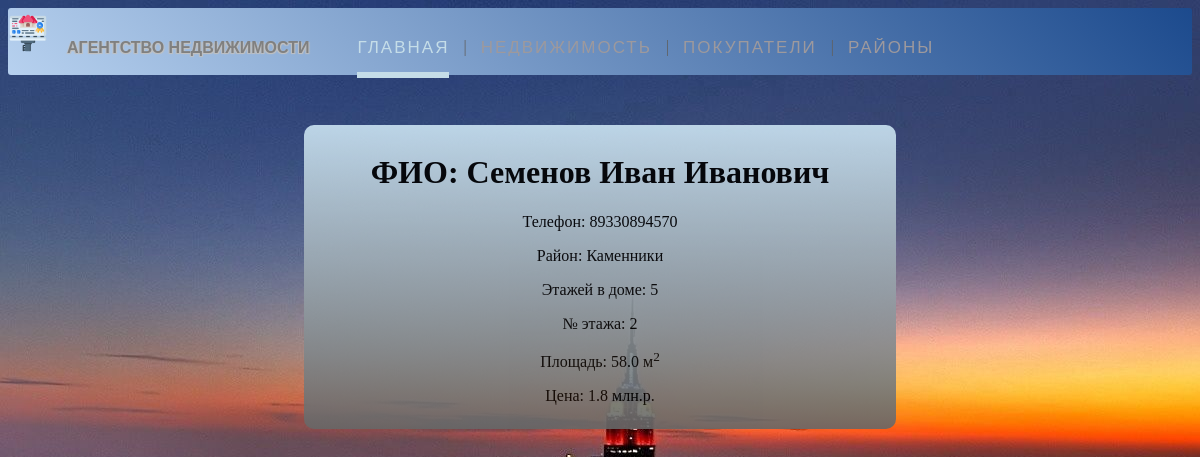
The app's page /sellers/4 with its own data.
### webApp/models.py (models this page shows, shortened)
class Sellers(models.Model):
    id = models.AutoField('id', primary_key=True)
    fio = models.CharField('ФИО', max_length=50)
    phone = models.CharField('Номер телефона', max_length=12)
    id_district = models.IntegerField('Район')
    number_floors = models.IntegerField('Количество этажей')
    number_sell_floor = models.IntegerField('номер этажа')
    area = models.FloatField('Площадь')
    price = models.FloatField('Цена')
    class Meta:
        verbose_name = 'Продавец'
        verbose_name_plural = 'Продавецы'

class Directory(models.Model):
    id = models.AutoField('id', primary_key=True)
    name_district = models.CharField('Район', max_length=60)
    class Meta:
        verbose_name = 'Район'
        verbose_name_plural = 'Районы'

### webApp/views.py (the view)
# urls.py: path('sellers/<int:pk>', views.sellersDetail, name='seller-detail'),
def sellersDetail(request, pk):
    sellers = Sellers.objects.get(id=pk)
    form = {
        'fio': sellers.fio,
        'phone': sellers.phone,
        'district': Directory.objects.filter(id=sellers.id_district)[0].name_district,
        'number_floors': sellers.number_floors,
        'number_sell_floor': sellers.number_sell_floor,
        'area': sellers.area,
        'price': sellers.price
    }
    return render(request, 'webApp/details_sellers.html', {"form": form})

### webApp/templates/webApp/details_sellers.html (shortened to what this page needs)
{% extends 'webApp/base.html' %}
{% block content %}
    <div class="details-seller">
        <h1>ФИО: {{ form.fio }}</h1>
        <p>Телефон: {{ form.phone }}</p>
        <p>Район: {{ form.district }}</p>
        <p>Этажей в доме: {{ form.number_floors  }}</p>
        <p>№ этажа: {{ form.number_sell_floor }}</p>
        <p>Площадь: {{ form.area }}  м<sup>2</sup></p>
        <p>Цена: {{ form.price }}  млн.р.</p>
    </div>
{% endblock %}

### webApp/static/css/style_base.css (style rules this page uses)
body { background-image: url("../src/fon.jpg"); }

### webApp/static/css/style_details_sellers.css (style rules this page uses)
.details-seller { background: linear-gradient(180deg, #cbe4f3 0%, #676767 100%); align-content: center; align-items: center; text-align: center; border-radius: 10px; padding: 8px; opacity: 0.9; margin-top: 50px; margin-left: 25%; margin-right: 25%; }

### records on screen
Sellers: fio "Семенов Иван Иванович", phone "89330894570", area "58.0", price "1.8"
Directory: district "Каменники"
